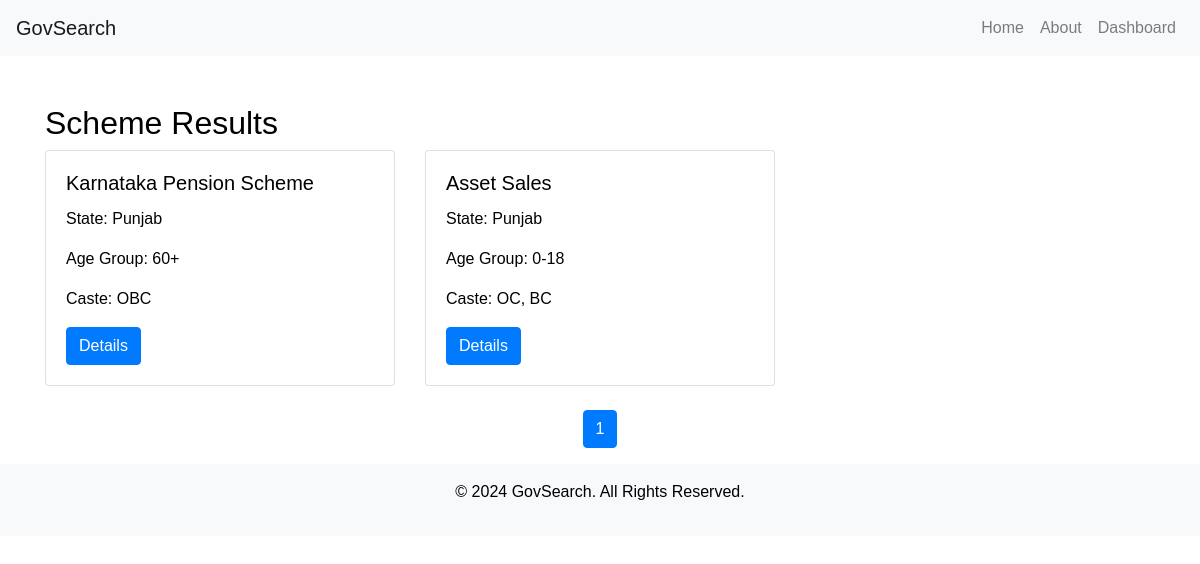
Screenshot of /results.php?state=Punjab with the database file from the repository.
### tables this page shows
CREATE TABLE `schemes` (
  `id` int(11) NOT NULL,
  `scheme_name` varchar(255) NOT NULL,
  `state` varchar(100) NOT NULL,
  `age_group` varchar(50) DEFAULT NULL,
  `caste` varchar(50) DEFAULT NULL,
  `state_logo` varchar(255) DEFAULT NULL,
  `scheme_link` varchar(255) DEFAULT NULL
);

### results.php (the view, shortened to what this page needs)
<?php
$servername = "localhost";
$username = "asse6007_admin";
$password = "00000000";
$dbname = "asse6007_gov_schemes";
$conn = new mysqli($servername, $username, $password, $dbname);
$query = isset($_GET['query']) ? $_GET['query'] : '';
$state = isset($_GET['state']) ? $_GET['state'] : '';
$age_group = isset($_GET['age_group']) ? $_GET['age_group'] : '';
$caste = isset($_GET['caste']) ? $_GET['caste'] : '';
$results_per_page = 6;
$page = isset($_GET['page']) ? (int)$_GET['page'] : 1;
$offset = ($page - 1) * $results_per_page;
$sql = "SELECT * FROM schemes WHERE 1=1";
$params = [];
$types = "";
if (!empty($state)) {
    $sql .= " AND state = ?";
    $params[] = $state;
    $types .= "s";
}
$sql .= " LIMIT ?, ?";
$params[] = $offset;
$params[] = $results_per_page;
$types .= "ii";
$stmt = $conn->prepare($sql);
if (!empty($types)) {
    $stmt->bind_param($types, ...$params);
}
if (!$stmt->execute()) {
    die("Error in query execution: " . $stmt->error);
}
$result = $stmt->get_result();
$total_sql = "SELECT COUNT(*) FROM schemes WHERE 1=1";
if (!empty($state)) $total_sql .= " AND state = '" . $conn->real_escape_string($state) . "'";
$total_result = $conn->query($total_sql);
$total_rows = $total_result->fetch_row()[0];
$total_pages = ceil($total_rows / $results_per_page);
?>
<!DOCTYPE html>
<html lang="en">
<head>
    <link href="https://stackpath.bootstrapcdn.com/bootstrap/4.5.2/css/bootstrap.min.css" rel="stylesheet">
</head>
<body>
<?php include('header.php'); ?>
<div class="container mt-5">
    <h2>Scheme Results</h2>
    <?php if ($result->num_rows > 0): ?>
        <div class="row">
            <?php while ($row = $result->fetch_assoc()): ?>
                <div class="col-md-4 mb-4">
                    <div class="card">
                        <div class="card-body">
                            <h5 class="card-title"><?php echo htmlspecialchars($row['scheme_name']); ?></h5>
                            <p class="card-text">State: <?php echo htmlspecialchars($row['state']); ?></p>
                            <p class="card-text">Age Group: <?php echo htmlspecialchars($row['age_group']); ?></p>
                            <p class="card-text">Caste: <?php echo htmlspecialchars($row['caste']); ?></p>
                            <a href="<?php echo htmlspecialchars($row['scheme_link']); ?>" class="btn btn-primary" target="_blank">Details</a>
                        </div>
                    </div>
                </div>
            <?php endwhile; ?>
        </div>
    <?php else: ?>
        <p>No schemes found.</p>
    <?php endif; ?>
    <nav>
        <ul class="pagination justify-content-center">
            <?php for ($i = 1; $i <= $total_pages; $i++): ?>
                <li class="page-item <?php if ($i == $page) echo 'active'; ?>">
                    <a class="page-link" href="?query=<?php echo urlencode($query); ?>&state=<?php echo urlencode($state); ?>&age_group=<?php echo urlencode($age_group); ?>&caste=<?php echo urlencode($caste); ?>&page=<?php echo $i; ?>"><?php echo $i; ?></a>
                </li>
            <?php endfor; ?>
        </ul>
    </nav>
</div>
<?php include('footer.php'); ?>
</body>
</html>

### header.php (style rules this page uses)
body { background-color: #ffffff; color: #000000; font-family: Arial, sans-serif; }

### rows the page displays
schemes: scheme_name "Karnataka Pension Scheme", state "Punjab", age_group "60+", caste "OBC"
schemes: scheme_name "Asset Sales", state "Punjab", age_group "0-18", caste "OC, BC"
